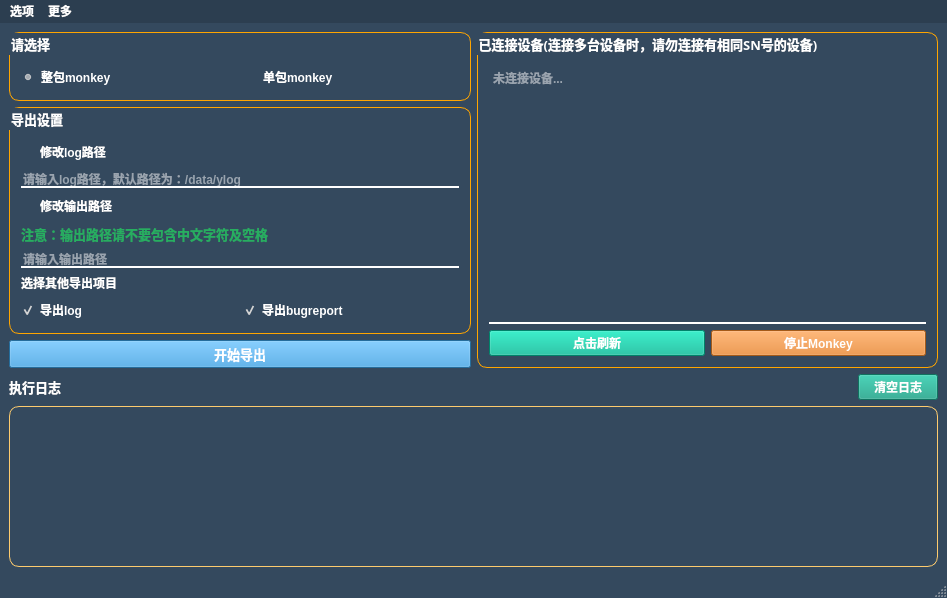
<?xml version="1.0" encoding="UTF-8"?>
<ui version="4.0">
 <class>MainWindow</class>
 <widget class="QMainWindow" name="MainWindow">
  <property name="geometry">
   <rect>
    <x>0</x>
    <y>0</y>
    <width>947</width>
    <height>598</height>
   </rect>
  </property>
  <property name="windowTitle">
   <string>MonkeyExport</string>
  </property>
  <property name="styleSheet">
   <string notr="true">QMainWindow{background-color:#34495e}</string>
  </property>
  <widget class="QWidget" name="centralwidget">
   <property name="styleSheet">
    <string notr="true">QWidget{
background:transparent;
color:white;
	font: 10pt &quot;苹方 常规&quot;;
font-weight:bold
}</string>
   </property>
   <layout class="QVBoxLayout" name="verticalLayout_2">
    <item>
     <layout class="QHBoxLayout" name="horizontalLayout_4">
      <item>
       <layout class="QVBoxLayout" name="verticalLayout">
        <item>
         <widget class="QGroupBox" name="groupBox_5">
          <property name="font">
           <font>
            <family>苹方 常规</family>
            <pointsize>10</pointsize>
            <weight>75</weight>
            <italic>false</italic>
            <bold>true</bold>
           </font>
          </property>
          <property name="styleSheet">
           <string notr="true">QGroupBox{border-width: 1px;border-style:solid;padding:20px;border-color:orange;border-radius:10px}</string>
          </property>
          <property name="title">
           <string>请选择</string>
          </property>
          <layout class="QHBoxLayout" name="horizontalLayout_5">
           <item>
            <widget class="QRadioButton" name="WholeMonkeyRadio">
             <property name="autoFillBackground">
              <bool>false</bool>
             </property>
             <property name="text">
              <string>整包monkey</string>
             </property>
             <property name="checked">
              <bool>true</bool>
             </property>
            </widget>
           </item>
           <item>
            <widget class="QRadioButton" name="SingleMonkeyRadio">
             <property name="text">
              <string>单包monkey</string>
             </property>
            </widget>
           </item>
          </layout>
         </widget>
        </item>
        <item>
         <widget class="QGroupBox" name="groupBox_4">
          <property name="enabled">
           <bool>true</bool>
          </property>
          <property name="font">
           <font>
            <family>苹方 常规</family>
            <pointsize>10</pointsize>
            <weight>75</weight>
            <italic>false</italic>
            <bold>true</bold>
           </font>
          </property>
          <property name="styleSheet">
           <string notr="true">QGroupBox{border-width: 1px;border-style:solid;padding:20px;border-color:orange;border-radius:10px}</string>
          </property>
          <property name="title">
           <string>导出设置</string>
          </property>
          <layout class="QVBoxLayout" name="verticalLayout_4">
           <item>
            <widget class="QCheckBox" name="updateLogPathCheck">
             <property name="text">
              <string>修改log路径</string>
             </property>
             <property name="tristate">
              <bool>false</bool>
             </property>
            </widget>
           </item>
           <item>
            <widget class="QLineEdit" name="LogPathInput">
             <property name="enabled">
              <bool>false</bool>
             </property>
             <property name="styleSheet">
              <string notr="true">QLineEdit{border-bottom-width: 2px;border-style: solid;border-color:white}</string>
             </property>
             <property name="placeholderText">
              <string>请输入log路径，默认路径为：/data/ylog</string>
             </property>
            </widget>
           </item>
           <item>
            <widget class="QCheckBox" name="updateOutPathCheck">
             <property name="text">
              <string>修改输出路径</string>
             </property>
            </widget>
           </item>
           <item>
            <widget class="QLabel" name="label_2">
             <property name="font">
              <font>
               <family>苹方 常规</family>
               <pointsize>10</pointsize>
               <weight>75</weight>
               <italic>false</italic>
               <bold>true</bold>
              </font>
             </property>
             <property name="styleSheet">
              <string notr="true">QLabel{color:#27ae60;font-weight:bold}</string>
             </property>
             <property name="text">
              <string>注意：输出路径请不要包含中文字符及空格</string>
             </property>
            </widget>
           </item>
           <item>
            <widget class="QLineEdit" name="OutputPathInput">
             <property name="enabled">
              <bool>false</bool>
             </property>
             <property name="styleSheet">
              <string notr="true">QLineEdit{border-bottom-width: 2px;border-style: solid;border-color:white}</string>
             </property>
             <property name="placeholderText">
              <string>请输入输出路径</string>
             </property>
            </widget>
           </item>
           <item>
            <widget class="QLabel" name="label_3">
             <property name="text">
              <string>选择其他导出项目</string>
             </property>
            </widget>
           </item>
           <item>
            <layout class="QHBoxLayout" name="horizontalLayout_2">
             <item>
              <widget class="QCheckBox" name="logCheck">
               <property name="text">
                <string>导出log</string>
               </property>
               <property name="checked">
                <bool>true</bool>
               </property>
              </widget>
             </item>
             <item>
              <widget class="QCheckBox" name="bugreportCheck">
               <property name="text">
                <string>导出bugreport</string>
               </property>
               <property name="checked">
                <bool>true</bool>
               </property>
              </widget>
             </item>
            </layout>
           </item>
          </layout>
         </widget>
        </item>
        <item>
         <widget class="QPushButton" name="exportButton">
          <property name="font">
           <font>
            <family>苹方 常规</family>
            <pointsize>10</pointsize>
            <weight>75</weight>
            <italic>false</italic>
            <bold>true</bold>
           </font>
          </property>
          <property name="styleSheet">
           <string notr="true">QPushButton{background-color:#3498db;color:white;}</string>
          </property>
          <property name="text">
           <string>开始导出</string>
          </property>
          <property name="icon">
           <iconset>
            <normaloff>../../../../../下载/google/运行.png</normaloff>../../../../../下载/google/运行.png</iconset>
          </property>
         </widget>
        </item>
       </layout>
      </item>
      <item>
       <widget class="QGroupBox" name="groupBox_3">
        <property name="font">
         <font>
          <family>苹方 常规</family>
          <pointsize>10</pointsize>
          <weight>75</weight>
          <italic>false</italic>
          <bold>true</bold>
         </font>
        </property>
        <property name="styleSheet">
         <string notr="true">QGroupBox{border-width: 1px;border-style:solid;padding:20px;border-color:orange;border-radius:10px}</string>
        </property>
        <property name="title">
         <string>已连接设备(连接多台设备时，请勿连接有相同SN号的设备)</string>
        </property>
        <layout class="QVBoxLayout" name="verticalLayout_5">
         <item>
          <layout class="QVBoxLayout" name="verticalLayout_3">
           <item>
            <widget class="QTextBrowser" name="DevicesText">
             <property name="styleSheet">
              <string notr="true">QTextBrowser{border-bottom-width:2px;border-style:solid;border-color:white}</string>
             </property>
             <property name="placeholderText">
              <string>未连接设备...</string>
             </property>
            </widget>
           </item>
           <item>
            <layout class="QHBoxLayout" name="horizontalLayout_3">
             <item>
              <widget class="QPushButton" name="pushButton_3">
               <property name="styleSheet">
                <string notr="true">QPushButton{background:#00b894;color:white;}</string>
               </property>
               <property name="text">
                <string>点击刷新</string>
               </property>
               <property name="icon">
                <iconset>
                 <normaloff>E:/desktop/刷新.png</normaloff>E:/desktop/刷新.png</iconset>
               </property>
              </widget>
             </item>
             <item>
              <widget class="QPushButton" name="stopMonkeyButton">
               <property name="styleSheet">
                <string notr="true">QPushButton{background:#e67e22}</string>
               </property>
               <property name="text">
                <string>停止Monkey</string>
               </property>
               <property name="icon">
                <iconset>
                 <normaloff>../../../../../下载/google/停止1.png</normaloff>../../../../../下载/google/停止1.png</iconset>
               </property>
              </widget>
             </item>
            </layout>
           </item>
          </layout>
         </item>
        </layout>
       </widget>
      </item>
     </layout>
    </item>
    <item>
     <layout class="QHBoxLayout" name="horizontalLayout">
      <item>
       <widget class="QLabel" name="label">
        <property name="sizePolicy">
         <sizepolicy hsizetype="Preferred" vsizetype="Preferred">
          <horstretch>2</horstretch>
          <verstretch>0</verstretch>
         </sizepolicy>
        </property>
        <property name="font">
         <font>
          <family>苹方 常规</family>
          <pointsize>10</pointsize>
          <weight>75</weight>
          <italic>false</italic>
          <bold>true</bold>
         </font>
        </property>
        <property name="text">
         <string>执行日志</string>
        </property>
       </widget>
      </item>
      <item>
       <widget class="QPushButton" name="clearButton">
        <property name="styleSheet">
         <string notr="true">QPushButton{background:#16a085}</string>
        </property>
        <property name="text">
         <string>清空日志</string>
        </property>
        <property name="icon">
         <iconset>
          <normaloff>../../../../../下载/google/清空.png</normaloff>../../../../../下载/google/清空.png</iconset>
        </property>
       </widget>
      </item>
     </layout>
    </item>
    <item>
     <widget class="QTextBrowser" name="MessageText">
      <property name="sizePolicy">
       <sizepolicy hsizetype="Expanding" vsizetype="Preferred">
        <horstretch>0</horstretch>
        <verstretch>0</verstretch>
       </sizepolicy>
      </property>
      <property name="font">
       <font>
        <family>苹方 常规</family>
        <pointsize>10</pointsize>
        <weight>75</weight>
        <italic>false</italic>
        <bold>true</bold>
       </font>
      </property>
      <property name="styleSheet">
       <string notr="true">QTextBrowser{border-width:1px;border-style:solid;border-color:#fdcb6e;border-radius:10px}</string>
      </property>
      <property name="placeholderText">
       <string/>
      </property>
     </widget>
    </item>
   </layout>
  </widget>
  <widget class="QStatusBar" name="statusbar"/>
  <widget class="QMenuBar" name="menuBar">
   <property name="geometry">
    <rect>
     <x>0</x>
     <y>0</y>
     <width>947</width>
     <height>23</height>
    </rect>
   </property>
   <property name="styleSheet">
    <string notr="true">QMenuBar{background:#2c3e50;color:white;font-weight:bold}</string>
   </property>
   <widget class="QMenu" name="menu">
    <property name="title">
     <string>选项</string>
    </property>
    <addaction name="action"/>
    <addaction name="action_history"/>
   </widget>
   <widget class="QMenu" name="menu_2">
    <property name="styleSheet">
     <string notr="true"/>
    </property>
    <property name="title">
     <string>更多</string>
    </property>
    <addaction name="action_feedback"/>
   </widget>
   <addaction name="menu"/>
   <addaction name="menu_2"/>
  </widget>
  <action name="action">
   <property name="icon">
    <iconset>
     <normaloff>../../../../../下载/google/icons8-inquiry-16.png</normaloff>../../../../../下载/google/icons8-inquiry-16.png</iconset>
   </property>
   <property name="text">
    <string>帮助</string>
   </property>
  </action>
  <action name="actionbangzu">
   <property name="text">
    <string>bangzu</string>
   </property>
  </action>
  <action name="action_history">
   <property name="icon">
    <iconset>
     <normaloff>../../../../../下载/google/icons8-time-machine-16.png</normaloff>../../../../../下载/google/icons8-time-machine-16.png</iconset>
   </property>
   <property name="text">
    <string>历史版本</string>
   </property>
  </action>
  <action name="action_feedback">
   <property name="icon">
    <iconset>
     <normaloff>../../../../../下载/google/icons8-comments-16.png</normaloff>../../../../../下载/google/icons8-comments-16.png</iconset>
   </property>
   <property name="text">
    <string>反馈</string>
   </property>
  </action>
 </widget>
 <resources/>
 <connections>
  <connection>
   <sender>updateLogPathCheck</sender>
   <signal>toggled(bool)</signal>
   <receiver>LogPathInput</receiver>
   <slot>setEnabled(bool)</slot>
   <hints>
    <hint type="sourcelabel">
     <x>83</x>
     <y>137</y>
    </hint>
    <hint type="destinationlabel">
     <x>134</x>
     <y>137</y>
    </hint>
   </hints>
  </connection>
  <connection>
   <sender>updateOutPathCheck</sender>
   <signal>toggled(bool)</signal>
   <receiver>OutputPathInput</receiver>
   <slot>setEnabled(bool)</slot>
   <hints>
    <hint type="sourcelabel">
     <x>75</x>
     <y>162</y>
    </hint>
    <hint type="destinationlabel">
     <x>155</x>
     <y>166</y>
    </hint>
   </hints>
  </connection>
  <connection>
   <sender>updateOutPathCheck</sender>
   <signal>toggled(bool)</signal>
   <receiver>label_2</receiver>
   <slot>setVisible(bool)</slot>
   <hints>
    <hint type="sourcelabel">
     <x>49</x>
     <y>165</y>
    </hint>
    <hint type="destinationlabel">
     <x>55</x>
     <y>189</y>
    </hint>
   </hints>
  </connection>
 </connections>
</ui>
